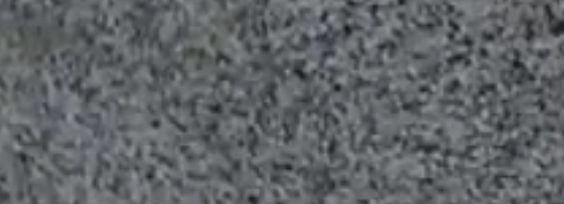
#> input picture source/1.png, 564 x 204 px, found by its file name; its folder holds only this picture in this run
$ jupyter execute FAST.ipynb
#> lines starting #> are read from the running program, lines starting #| are printed output that depends on the picture
[cell 1]
# Reference
# Introduction to FAST: https://docs.opencv.org/3.4/df/d0c/tutorial_py_fast.html
# FAST can be used in real-time applications

[cell 2]
import numpy as np
import cv2 as cv
from matplotlib import pyplot as plt

[cell 3]
image_name = input("이미지의 이름을 입력하세요: ")
#> the answer given: ../../source/1.png
image_path = './source/' + image_name
img = cv.imread(image_path)
#> img is the input picture: shape (204, 564, 3); mean B, G, R 102.3, 99.4, 95.9
gray = cv.cvtColor(img, cv.COLOR_BGR2GRAY)

[cell 4]
fast = cv.FastFeatureDetector_create()
kp = fast.detect(gray, None)
#> kp = 1238 keypoints; strongest (x, y, size): (287, 71, 7), (542, 108, 7), (468, 190, 7), (346, 27, 7)
img2 = cv.drawKeypoints(gray, kp, None, color=(255, 0, 0))
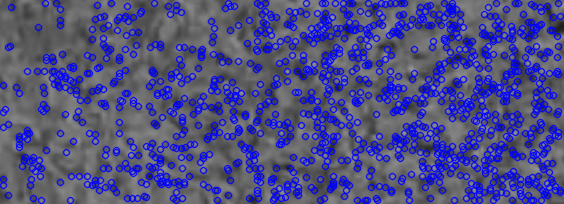
#> img2: shape (204, 564, 3); mean of channels 0, 1, 2 132.5, 78.5, 78.5; drawn as B, G, R

[cell 5]
# Print all default params
print( "Threshold: {}".format(fast.getThreshold()) )
print( "nonmaxSuppression:{}".format(fast.getNonmaxSuppression()) )
print( "neighborhood: {}".format(fast.getType()) )
print( "Total Keypoints with nonmaxSuppression: {}".format(len(kp)) )
#| Total Keypoints with nonmaxSuppression: 1238

[cell 6]
outpath = './output/fast/fast_'
cv.imwrite(outpath + image_name, img2)
#> Out = True

[cell 7]
# Disable nonmaxSuppression
fast.setNonmaxSuppression(0)
kp = fast.detect(img, None)
#> kp = 9805 keypoints; strongest (x, y, size): (45, 3, 7), (46, 3, 7), (47, 3, 7), (48, 3, 7)
print( "Total Keypoints without nonmaxSuppression: {}".format(len(kp)) )
#| Total Keypoints without nonmaxSuppression: 9805
img3 = cv.drawKeypoints(img, kp, None, color=(255,0,0))
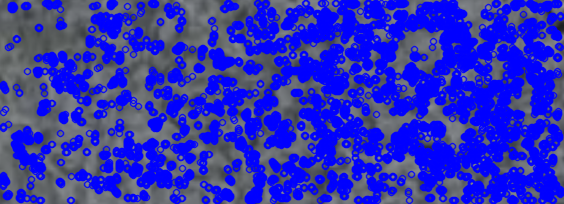
#> img3: shape (204, 564, 3); mean B, G, R 182.9, 49.4, 47.7
cv.imwrite(outpath + 'nosup_' + image_name, img3)
#> Out = True

$ run again, on source/2.png
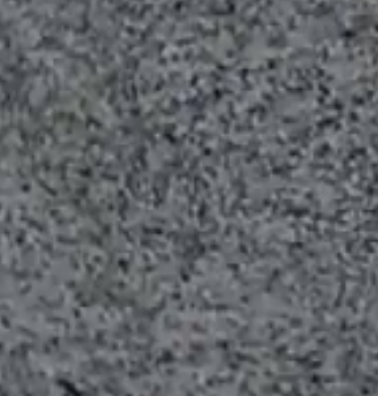
#> input picture source/2.png, 378 x 396 px, found by its file name
#> img is the input picture: shape (396, 378, 3); mean B, G, R 103.7, 100.5, 97.1
#> `kp = fast.detect(gray, None)`: kp = 1451 keypoints; strongest (x, y, size): (157, 135, 7), (338, 254, 7), (216, 91, 7), (160, 232, 7)
#> `img2 = cv.drawKeypoints(gray, kp, None, color=(255, 0, 0))`:
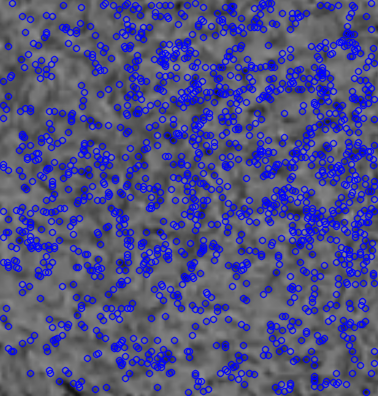
#> img2: shape (396, 378, 3); mean of channels 0, 1, 2 130.4, 81.5, 81.5; drawn as B, G, R
#| Total Keypoints with nonmaxSuppression: 1451
#> `cv.imwrite(outpath + image_name, img2)`: Out = True
#> `kp = fast.detect(img, None)`: kp = 11687 keypoints; strongest (x, y, size): (9, 3, 7), (10, 3, 7), (11, 3, 7), (12, 3, 7)
#| Total Keypoints without nonmaxSuppression: 11687
#> `img3 = cv.drawKeypoints(img, kp, None, color=(255,0,0))`:
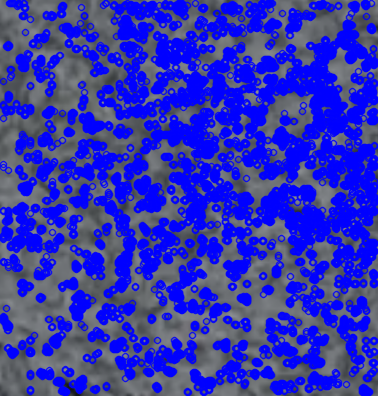
#> img3: shape (396, 378, 3); mean B, G, R 178.6, 53.3, 51.6
#> `cv.imwrite(outpath + 'nosup_' + image_name, img3)`: Out = True
